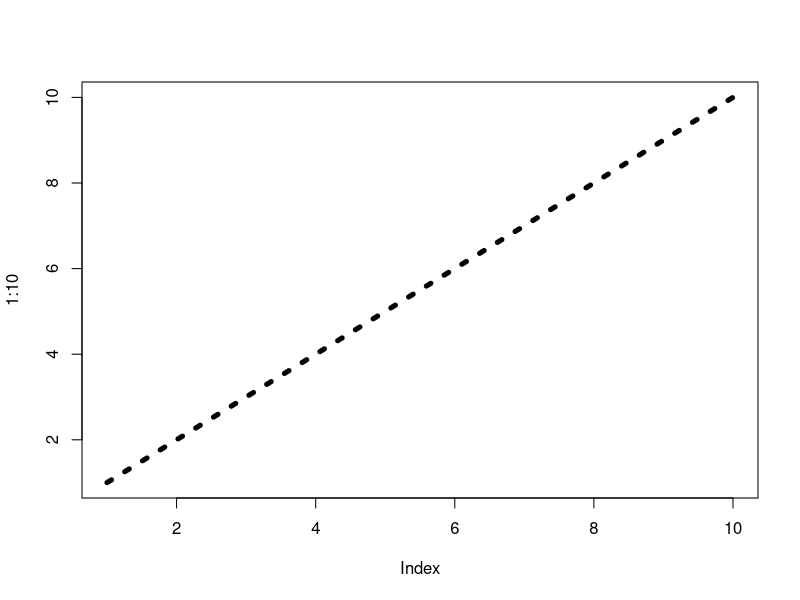

This figure's R source:
plot(1:10, type="l", lwd=5, lty=3) #nolint

# 0 removes the line
# 1 displays a solid line
# 2 displays a dashed line
# 3 displays a dotted line
# 4 displays a "dot dashed" line
# 5 displays a "long dashed" line
# 6 displays a "two dashed" line